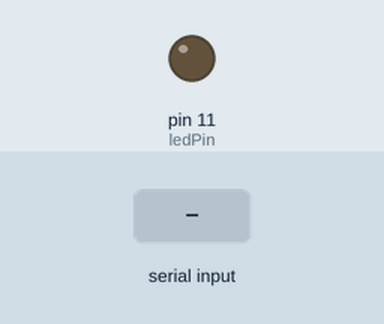
The sketch below on a simulated Arduino Uno, built with avr-gcc and run on an emulated ATmega328P. Shown: output pins drawn as LEDs (lit = HIGH). Inputs (shaded band) come from the test bench.

Above: at 1.2 s.
1.3 s: "90,45\n" received over Serial
At 1.6 s:
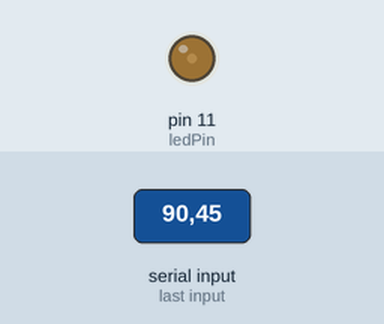
3.8 s: "30,150\n" received over Serial
At 4.6 s:
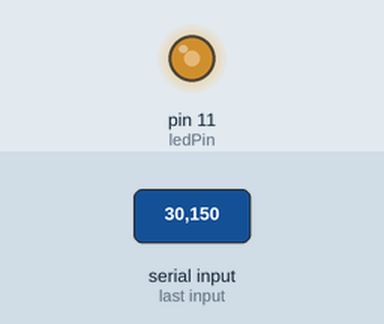
6.3 s: "200\n" received over Serial
At 6.6 s:
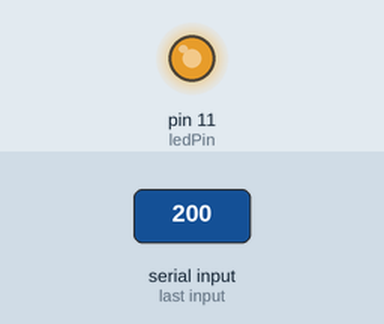
Timing chart, 0 to 9.3 s (numbered marks = the images above; inputs shaded):
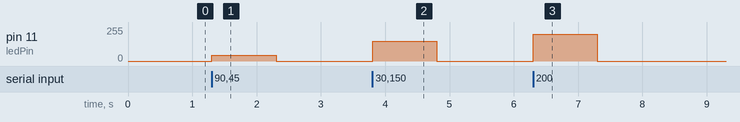

Measured:
- after the input at 1.3 s, pin 11 (ledPin): 0/255 → 45/255 at once, → 0/255 1.0 s later
- after the input at 3.8 s, pin 11 (ledPin): 0/255 → 150/255 at once, → 0/255 1.0 s later
- after the input at 6.3 s, pin 11 (ledPin): 0/255 → 200/255 at once, → 0/255 1.0 s later

The sketch:

send_brightness.ino
```cpp
const int ledPin = 11;
void setup() {
  // put your setup code here, to run once:
  Serial.begin(19200);
  pinMode(ledPin, OUTPUT);
}

void loop() {
  // put your main code here, to run repeatedly:
  int brightness;
  if(Serial.available()) {
    brightness = Serial.parseInt();
    analogWrite(ledPin, brightness);
  }
}
```
